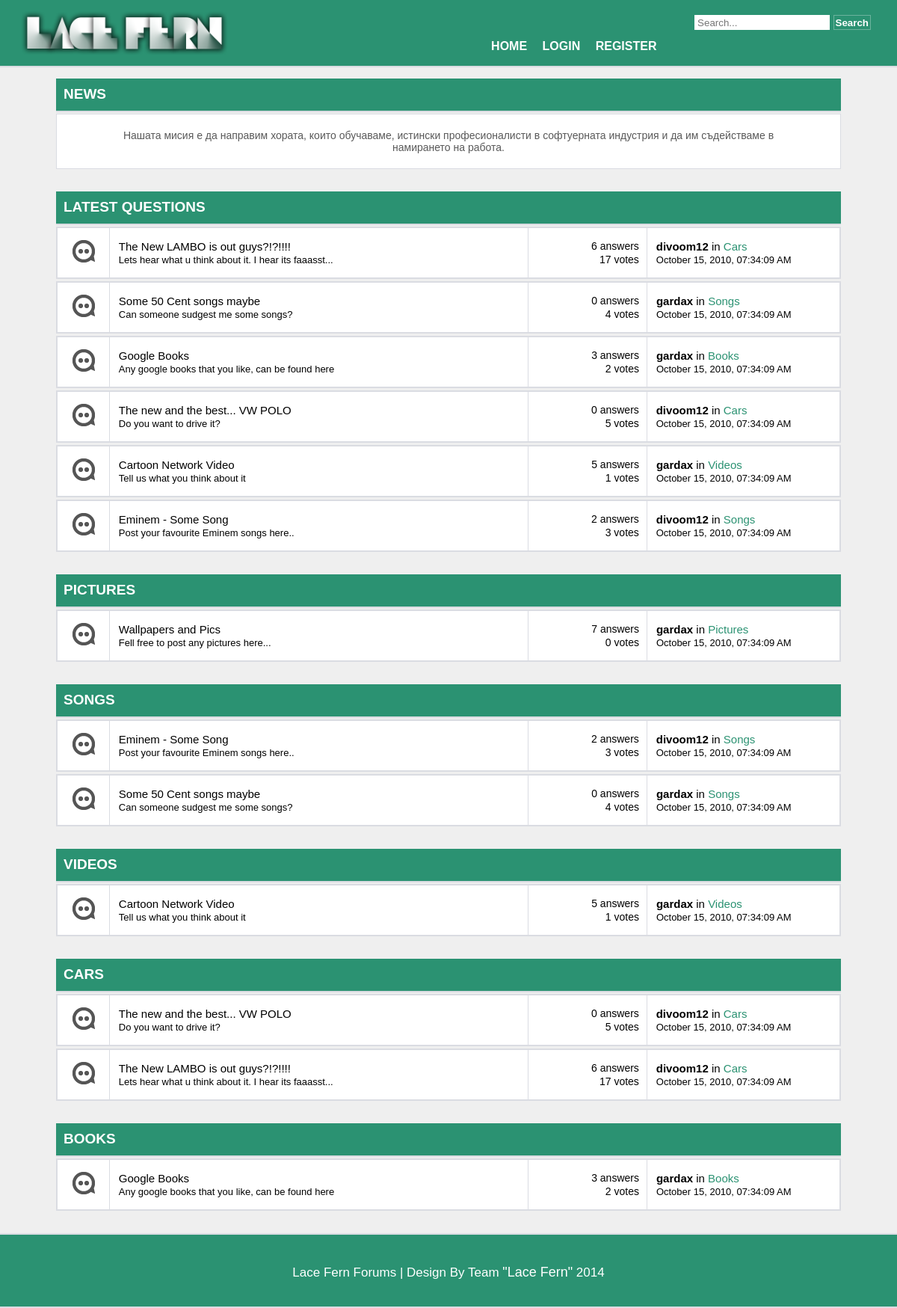
The page / on the database its author committed.
### tables this page shows
CREATE TABLE IF NOT EXISTS `posts` (
  `id` int(11) NOT NULL AUTO_INCREMENT,
  `title` varchar(500) NOT NULL,
  `summary` text NOT NULL,
  `text` text NOT NULL,
  `category_id` int(11) NOT NULL,
  `user_id` int(11) NOT NULL,
  `votes` int(11) NOT NULL DEFAULT '0',
  `answers` int(11) DEFAULT '0',
  `best_answer_id` int(11) DEFAULT NULL,
  PRIMARY KEY (`id`),
  KEY `category_id` (`category_id`,`user_id`),
  KEY `best_answer_id` (`best_answer_id`),
  KEY `category_id_2` (`category_id`),
  KEY `best_answer_id_2` (`best_answer_id`),
  KEY `category_id_3` (`category_id`),
  KEY `user_id` (`user_id`)
);

CREATE TABLE IF NOT EXISTS `users` (
  `id` int(11) NOT NULL AUTO_INCREMENT,
  `username` varchar(100) NOT NULL,
  `email` varchar(100) NOT NULL,
  `first_name` varchar(50) NOT NULL,
  `last_name` varchar(50) NOT NULL,
  `password` varchar(100) NOT NULL,
  `gender_id` int(11) NOT NULL,
  `salt` varchar(300) NOT NULL,
  `session_key` varchar(100) DEFAULT NULL,
  PRIMARY KEY (`id`),
  UNIQUE KEY `email` (`email`),
  UNIQUE KEY `username` (`username`),
  KEY `gender_id` (`gender_id`),
  KEY `session_key` (`session_key`)
);

CREATE TABLE IF NOT EXISTS `categories` (
  `id` int(11) NOT NULL AUTO_INCREMENT,
  `name` varchar(50) NOT NULL,
  PRIMARY KEY (`id`)
);

### Manager/postsManager.php (called while the page is built, shortened)
<?php
class PostsManager{
    private $pdo;
    function __construct() {
        $this->pdo = new PDO('mysql:host=localhost;dbname=forum', DATABASE_USER);
        $this->pdo->setAttribute(PDO::ATTR_ERRMODE, PDO::ERRMODE_EXCEPTION);
    }
    function getPosts(){
        $query = $this->pdo->prepare("SELECT posts.id, posts.title, posts.text, users.username, posts.votes, categories.name, posts.summary, posts.answers
                                          FROM posts
                                          JOIN categories ON posts.category_id = categories.id
                                           JOIN users ON posts.user_id = users.id");
        $query->execute();
        $data = $query->fetchAll();
        $allPosts = [];
        foreach ($data as $post){
            array_push($allPosts, $post);
        }
        return $allPosts;
    }
}

### Controller/postsController.php (called while the page is built)
<?php
require_once('Service/postsService.php');
function getPosts(){
    $postsService = new PostsService();
    $allPosts = $postsService->getAllPosts();
    return $allPosts;
}

### Service/postsService.php (called while the page is built, shortened)
<?php
require_once('Manager/postsManager.php');
class PostsService{
    private $manager;
    function __construct() {
        $this->manager = new PostsManager();
    }
    function getAllPosts(){
        return $this->manager->getPosts();
    }
}

### views/main.php (the view)
<main>
    <?php
    require_once('Controller/postsController.php');
    $categories = [];
    $allPosts = getPosts();
    for ($i = 0; $i < count($allPosts); $i++) {
        if (array_search(strtolower($allPosts[$i][5]), $categories) === false){
            array_push($categories, strtolower($allPosts[$i][5]));
        }
    }
    ?>
	<section>
		<header>
			<h1>NEWS</h1>
		</header>
		<article>
			<div>
				Нашата мисия е да направим хората, които обучаваме, истински професионалисти в софтуерната индустрия и да им съдействаме в намирането на работа.
			</div>
		</article>
	</section>
	<section>
		<header>
			<h1>LATEST QUESTIONS</h1>
		</header>
        <?php
            for ($i = count($allPosts) -1 ; $i >= count($allPosts) - 6; $i--) { ?>
                <article>
                    <table>
                        <tbody>
                        <tr>
                            <td class="imgHolder">
                                <img src="images/off.png" alt="off" class="topicImage"/>
                            </td>
                            <td class="topicDescription">
                                <table class="topicTable">
                                    <tbody>
                                        <tr><td onclick="window.location='<?php echo "?page=question&id=" . $allPosts[$i][0]?>'"><?php echo $allPosts[$i][1]?></td></tr>
                                        <tr><td><?php echo $allPosts[$i][6]?></td></tr>
                                    </tbody>
                                </table>
                            </td>
                            <td class="topicStats">
                                <table class="statsTable">
                                    <tbody>
                                    <tr><td><?php echo $allPosts[$i][7]?> answers</td></tr>
                                    <tr><td><?php echo $allPosts[$i][4]?> votes</td></tr>
                                    </tbody>
                                </table>
                            </td>
                            <td class="topicLastPost">
                                <table class="lastPostTable">
                                    <tbody>
                                    <tr><td><b><?php echo $allPosts[$i][3]?></b> in <span><?php echo $allPosts[$i][5]?></span></td></tr>
                                    <tr><td>October 15, 2010, 07:34:09 AM</td></tr>
                                    </tbody>
                                </table>
                            </td>
                        </tr>
                        </tbody>
                    </table>
                </article>
            <?php }?>
	</section>
        <?php
        foreach ($categories as $category){ ?>
            <section>
                <header>
                    <h1><?php echo $category;?></h1>
                </header>
                <?php
                for ($i = 0; $i < count($allPosts); $i++) {
                    if (strtolower($allPosts[$i][5]) == $category): ?>
                        <article>
                            <table>
                                <tbody>
                                <tr>
                                    <td class="imgHolder">
                                        <img src="images/off.png" alt="off" class="topicImage"/>
                                    </td>
                                    <td class="topicDescription">
                                        <table class="topicTable">
                                            <tbody>
                                            <tr><td onclick="window.location='<?php echo "?page=question&id=" . $allPosts[$i][0]?>'"><?php echo $allPosts[$i][1]?></td></tr>
                                            <tr><td><?php echo $allPosts[$i][6]?></td></tr>
                                            </tbody>
                                        </table>
                                    </td>
                                    <td class="topicStats">
                                        <table class="statsTable">
                                            <tbody>
                                            <tr><td><?php echo $allPosts[$i][7]?> answers</td></tr>
                                            <tr><td><?php echo $allPosts[$i][4]?> votes</td></tr>
                                            </tbody>
                                        </table>
                                    </td>
                                    <td class="topicLastPost">
                                        <table class="lastPostTable">
                                            <tbody>
                                            <tr><td><b><?php echo $allPosts[$i][3]?></b> in <span><?php echo $allPosts[$i][5]?></span></td></tr>
                                            <tr><td>October 15, 2010, 07:34:09 AM</td></tr>
                                            </tbody>
                                        </table>
                                    </td>
                                </tr>
                                </tbody>
                            </table>
                        </article>
                    <?php endif;
                }
                ?> </section> <?php
        }
        ?>
</main>

### styles/styles.css (style rules this page uses)
* { margin:0px; padding: 0px; box-sizing: border-box; }
body { background: #EFEFEF; font-family: Helvetica, sans-serif; }
header, footer { width: 100%; height: 90px; background: #2B9272; border-bottom: 2px solid #DADCE2; }
main > section { width:1050px; border: 0px solid black; margin: 0px auto; margin-top: 15px; margin-bottom: 30px; }
main > section > article { background: white; width: 100%; border: 1px solid #DADCE2; min-height: 70px; margin: 0px auto; margin-bottom: 3px; }
main > section > article > div { text-align: center; font-size: 14px; color: #595959; margin-top: 20px; margin-bottom: 20px; padding-left: 50px; padding-right: 50px; }
main > section > header { width: 100%; height: 45px; color: white; margin-bottom: 2px; background: #2B9272; }
main > section > header > h1 { padding-top: 10px; padding-left: 10px; font-size: 19px; }
main > section > article > table { width: 100%; height: 68px; border-collapse: collapse; }
.topicImage { width: 30px; }
.imgHolder { width: 70px; padding-left: 20px; }
.topicDescription { width: 565px; }
.topicStats { width:160px; }
.topicLastPost { width: 260px; }
.statsTable { width: 95%; }
.statsTable td { text-align: right; font-size: 14px; }
.topicTable { margin-left: 10px; width: 95%; }
.topicTable tr td { text-align: left; font-size: 15px; }
.topicTable tr:nth-child(2) td { font-size: 13px; }
.lastPostTable { width: 95%; margin-left: 10px; }
.lastPostTable tr td { text-align: left; font-size: 15px; }
.lastPostTable tr:nth-child(2) td { font-size: 13px; }
.lastPostTable tr td b { cursor: pointer; }
.lastPostTable tr td span { color:#2B9272; cursor: pointer; }
main > section > article > table > tbody > tr > td, main > section > article > table > tbody > tr > th { border: 1px solid #DADCE2; }
section > header > h1 { text-transform: uppercase; }

### rows shown on the page
posts: title "The New LAMBO is out guys?!?!!!!", summary "Lets hear what u think about it. I hear its faaasst...", answers "6", votes "17", user.username "divoom12", category.name "Cars"
posts: title "Some 50 Cent songs maybe", summary "Can someone sudgest me some songs?", answers "0", votes "4", user.username "gardax", category.name "Songs"
posts: title "Google Books", summary "Any google books that you like, can be found here", answers "3", votes "2", user.username "gardax", category.name "Books"
posts: title "The new and the best... VW POLO", summary "Do you want to drive it?", answers "0", votes "5", user.username "divoom12", category.name "Cars"
posts: title "Cartoon Network Video", summary "Tell us what you think about it", answers "5", votes "1", user.username "gardax", category.name "Videos"
posts: title "Eminem - Some Song", summary "Post your favourite Eminem songs here..", answers "2", votes "3", user.username "divoom12", category.name "Songs"
posts: title "Wallpapers and Pics", summary "Fell free to post any pictures here...", answers "7", votes "0", user.username "gardax", category.name "Pictures"

### other values the page prints
$category "PICTURES"
$category "SONGS"
$category "VIDEOS"
$category "CARS"
$category "BOOKS"
